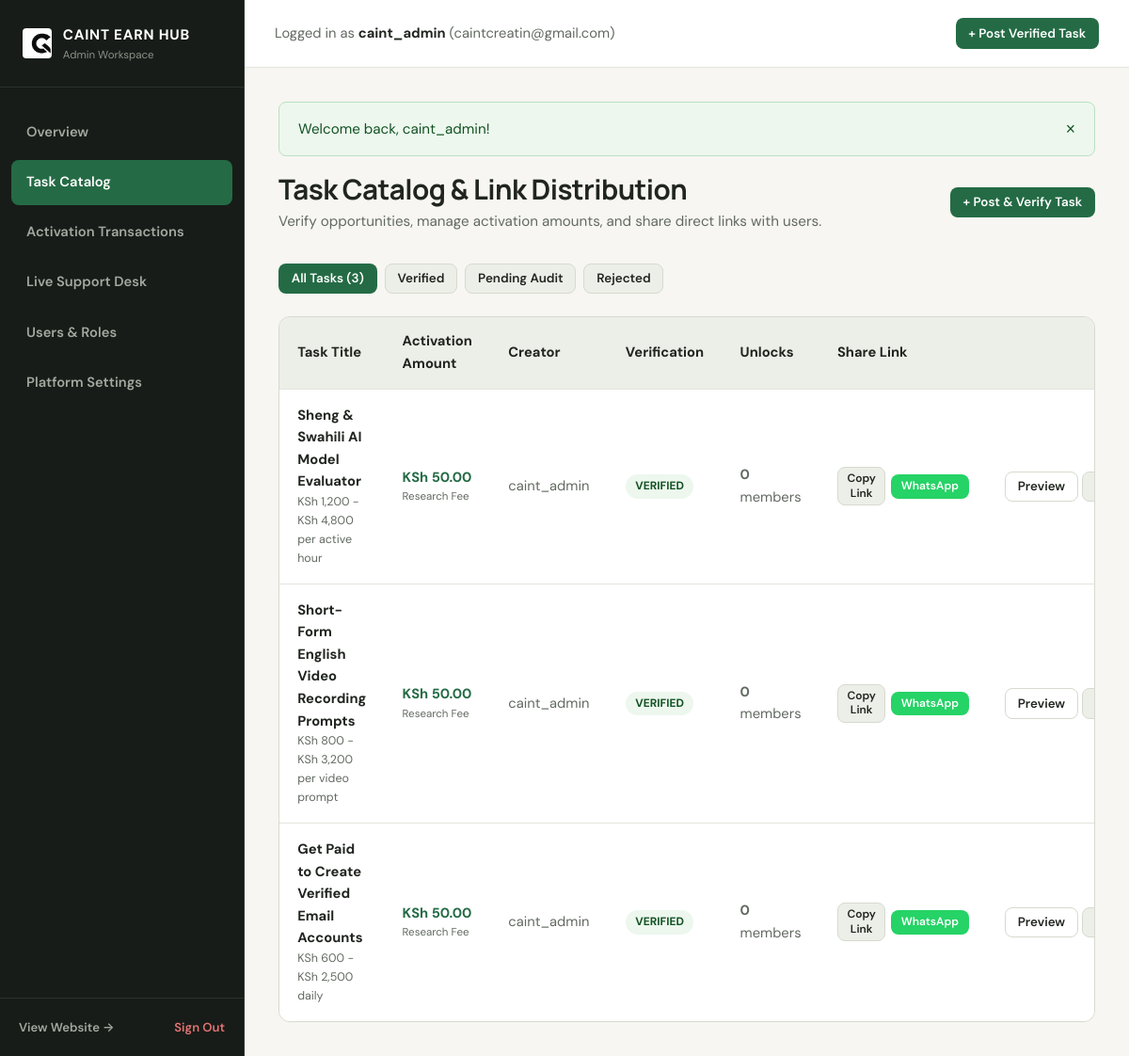
The page /admin/platforms.php (signed in) on the database its author committed.
### tables this page shows
CREATE TABLE IF NOT EXISTS user_profiles (
    user_id INT PRIMARY KEY,
    display_name VARCHAR(150) NOT NULL,
    headline VARCHAR(255) NULL,
    bio TEXT NULL,
    skills TEXT NULL,
    location VARCHAR(100) NULL DEFAULT 'Nairobi, Kenya',
    portfolio_url VARCHAR(255) NULL,
    avatar_url VARCHAR(255) NULL,
    availability VARCHAR(100) NULL DEFAULT 'Available now',
    hourly_rate DECIMAL(10,2) NULL DEFAULT 0.00,
    is_public TINYINT(1) NOT NULL DEFAULT 1,
    payout_method VARCHAR(50) NULL DEFAULT 'M-Pesa',
    payout_details VARCHAR(255) NULL,
    payment_proof VARCHAR(255) NULL,
    created_at DATETIME NOT NULL DEFAULT CURRENT_TIMESTAMP,
    updated_at DATETIME NOT NULL DEFAULT CURRENT_TIMESTAMP ON UPDATE CURRENT_TIMESTAMP,
    FOREIGN KEY (user_id) REFERENCES users(id) ON DELETE CASCADE
);

CREATE TABLE IF NOT EXISTS users (
    id INT AUTO_INCREMENT PRIMARY KEY,
    role ENUM('worker', 'client', 'admin') NOT NULL DEFAULT 'worker',
    email VARCHAR(191) NOT NULL UNIQUE,
    username VARCHAR(100) NOT NULL UNIQUE,
    password_hash VARCHAR(255) NOT NULL,
    phone VARCHAR(30) NULL,
    status ENUM('active', 'suspended', 'pending') NOT NULL DEFAULT 'active',
    reset_token VARCHAR(100) NULL,
    reset_token_expiry DATETIME NULL,
    created_at DATETIME NOT NULL DEFAULT CURRENT_TIMESTAMP,
    updated_at DATETIME NOT NULL DEFAULT CURRENT_TIMESTAMP ON UPDATE CURRENT_TIMESTAMP,
    INDEX idx_user_role (role),
    INDEX idx_user_status (status)
);

CREATE TABLE IF NOT EXISTS platforms (
    id INT AUTO_INCREMENT PRIMARY KEY,
    slug VARCHAR(191) NOT NULL UNIQUE,
    title VARCHAR(200) NOT NULL,
    category_id INT NOT NULL,
    user_id INT NOT NULL,
    short_desc TEXT NOT NULL,
    full_desc LONGTEXT NOT NULL,
    requirements TEXT NULL,
    steps_guide TEXT NULL,
    earning_potential VARCHAR(150) NOT NULL DEFAULT 'KSh 1,500 - KSh 4,500 / task',
    payout_method VARCHAR(150) NOT NULL DEFAULT 'M-Pesa, PayPal, Bank',
    payout_proofs JSON NULL,
    logo_image VARCHAR(255) NULL,
    task_image VARCHAR(255) NULL,
    work_type ENUM('Remote', 'Hybrid', 'On-site') NOT NULL DEFAULT 'Remote',
    token_price DECIMAL(10,2) NOT NULL DEFAULT 50.00,
    access_url VARCHAR(255) NOT NULL,
    verification_status ENUM('verified', 'pending', 'rejected') NOT NULL DEFAULT 'verified',
    listing_status ENUM('open', 'closed', 'waitlist') NOT NULL DEFAULT 'open',
    views_count INT NOT NULL DEFAULT 0,
    unlocks_count INT NOT NULL DEFAULT 0,
    created_at DATETIME NOT NULL DEFAULT CURRENT_TIMESTAMP,
    updated_at DATETIME NOT NULL DEFAULT CURRENT_TIMESTAMP ON UPDATE CURRENT_TIMESTAMP,
    INDEX idx_category (category_id),
    INDEX idx_verification (verification_status),
    INDEX idx_listing_status (listing_status),
    FOREIGN KEY (category_id) REFERENCES categories(id) ON DELETE RESTRICT,
    FOREIGN KEY (user_id) REFERENCES users(id) ON DELETE CASCADE
);

### includes/functions.php (called while the page is built, shortened)
<?php
function e(?string $value): string {
    return htmlspecialchars($value ?? '', ENT_QUOTES, 'UTF-8');
}
function baseAppUrl(): string {
    static $base = null;
    if ($base === null) {
        $env = getenv('APP_URL');
        if ($env !== false && $env !== '') {
            $base = rtrim($env, '/');
        } else {
            $script = str_replace('\\', '/', $_SERVER['SCRIPT_NAME'] ?? '');
            $dir = dirname($script);
            $dir = preg_replace('#/(admin|dashboard|api|includes).*$#', '', $dir);
            $base = ($dir === '/' || $dir === '.' || $dir === '') ? '' : rtrim($dir, '/');
        }
    }
    return $base;
}
function formatKsh($amount): string {
    return 'KSh ' . number_format((float)$amount, 2);
}
function getFlash(): ?array {
    if (!empty($_SESSION['flash'])) {
        $flash = $_SESSION['flash'];
        return $flash;
    }
    return null;
}
function currentUser(): ?array {
    static $cachedUser = null;
    if ($cachedUser === null) {
        $db = getDb();
        $stmt = $db->prepare("
            SELECT u.*, p.display_name, p.headline, p.bio, p.avatar_url, p.location
            FROM users u
            LEFT JOIN user_profiles p ON u.id = p.user_id
            WHERE u.id = ? AND u.status = 'active'
            LIMIT 1
        ");
        $stmt->execute([$_SESSION['user_id']]);
        $cachedUser = $stmt->fetch() ?: null;
    }
    return $cachedUser;
}
function requireLogin(string $redirectTo = 'login.php'): array {
    $user = currentUser();
    return $user;
}
function requireRole($roles, string $redirectTo = 'login.php'): array {
    $user = requireLogin($redirectTo);
    $allowed = (array)$roles;
    return $user;
}

### admin/platforms.php (the view, shortened to what this page needs)
<?php
require_once __DIR__ . '/../includes/functions.php';
$adminNav = 'platforms';
$db = getDb();
$statusFilter = trim($_GET['status'] ?? '');
$sql = "
    SELECT p.*, u.username AS creator_username,
           (SELECT COUNT(*) FROM unlock_transactions t WHERE t.platform_id = p.id AND t.status = 'completed') AS paid_unlocks,
           (SELECT COUNT(*) FROM applications a WHERE a.platform_id = p.id) AS app_count
    FROM platforms p
    JOIN users u ON p.user_id = u.id
";
$params = [];
$sql .= " ORDER BY p.id DESC";
$stmt = $db->prepare($sql);
$stmt->execute($params);
$platforms = $stmt->fetchAll();
require_once __DIR__ . '/header.php';
?>
<div class="page-title-row">
    <div>
        <h1 style="font-size: 1.85rem; margin-bottom: 0.25rem;">Task Catalog &amp; Link Distribution</h1>
        <p style="color: var(--text-secondary); font-size: 0.95rem;">
            Verify opportunities, manage activation amounts, and share direct links with users.
        </p>
    </div>
    <div>
        <a href="<?= $appUrl ?>/admin/platform_edit.php" class="btn btn-primary btn-sm">+ Post &amp; Verify Task</a>
    </div>
</div>
<div style="display: flex; gap: 0.5rem; margin-bottom: 1.5rem; flex-wrap: wrap;">
    <a href="platforms.php" class="btn btn-sm <?= empty($statusFilter) ? 'btn-primary' : 'btn-secondary' ?>">All Tasks (<?= count($platforms) ?>)</a>
    <a href="platforms.php?status=verified" class="btn btn-sm <?= $statusFilter === 'verified' ? 'btn-primary' : 'btn-secondary' ?>">Verified</a>
    <a href="platforms.php?status=pending" class="btn btn-sm <?= $statusFilter === 'pending' ? 'btn-primary' : 'btn-secondary' ?>">Pending Audit</a>
    <a href="platforms.php?status=rejected" class="btn btn-sm <?= $statusFilter === 'rejected' ? 'btn-primary' : 'btn-secondary' ?>">Rejected</a>
</div>
<div class="table-responsive">
    <table class="data-table">
        <thead>
            <tr>
                <th>Task Title</th>
                <th>Activation Amount</th>
                <th>Creator</th>
                <th>Verification</th>
                <th>Unlocks</th>
                <th>Share Link</th>
                <th style="text-align: right;">Actions</th>
            </tr>
        </thead>
        <tbody>
            <?php if (empty($platforms)): ?>
                <tr><td colspan="7" style="text-align: center; color: var(--text-secondary);">No tasks found.</td></tr>
            <?php else: ?>
                <?php foreach ($platforms as $p): ?>
                    <?php
                        $directUrl = $appUrl . '/platform.php?id=' . urlencode($p['slug']);
                        $waText = urlencode("Verified paying task on CAINT EARN HUB: " . $p['title'] . " - " . $directUrl);
                    ?>
                    <tr>
                        <td>
                            <strong style="color: var(--text-primary);"><?= e($p['title']) ?></strong>
                            <div style="font-size: 0.78rem; color: var(--text-secondary);">
                                <?= e($p['earning_potential']) ?>
                            </div>
                        </td>
                        <td>
                            <strong style="color: var(--accent);"><?= formatKsh($p['token_price']) ?></strong>
                            <div style="font-size: 0.72rem; color: var(--text-secondary);">Research Fee</div>
                        </td>
                        <td><?= e($p['creator_username']) ?></td>
                        <td>
                            <span class="status-pill status-<?= e($p['verification_status']) ?>">
                                <?= ucfirst(e($p['verification_status'])) ?>
                            </span>
                        </td>
                        <td><strong><?= (int)$p['paid_unlocks'] ?></strong> members</td>
                        <td>
                            <div style="display: flex; gap: 0.35rem; align-items: center;">
                                <button type="button" class="btn btn-secondary btn-sm" style="font-size: 0.75rem; padding: 0.25rem 0.6rem;" onclick="navigator.clipboard.writeText('<?= $directUrl ?>'); alert('Task URL copied!');">
                                    Copy Link
                                </button>
                                <a href="https://wa.me/?text=<?= $waText ?>" target="_blank" rel="noopener" class="btn btn-whatsapp btn-sm" style="font-size: 0.75rem; padding: 0.25rem 0.6rem;">
                                    WhatsApp
                                </a>
                            </div>
                        </td>
                        <td style="text-align: right; white-space: nowrap;">
                            <a href="<?= $directUrl ?>" target="_blank" class="btn btn-outline btn-sm">Preview</a>
                            <a href="platform_edit.php?id=<?= $p['id'] ?>" class="btn btn-secondary btn-sm">Edit</a>
                        </td>
                    </tr>
                <?php endforeach; ?>
            <?php endif; ?>
        </tbody>
    </table>
</div>
<?php require_once __DIR__ . '/footer.php'; ?>

### admin/header.php (shortened to what this page needs)
<?php
require_once __DIR__ . '/../includes/functions.php';
$admin = requireRole('admin', 'login.php');
$appUrl = baseAppUrl();
$adminNav = $adminNav ?? 'dashboard';
?>
<!DOCTYPE html>
<html lang="en">
<head>
    <link rel="stylesheet" href="<?= $appUrl ?>/assets/css/main.css">
    <link rel="stylesheet" href="<?= $appUrl ?>/assets/css/admin.css">
</head>
<body>
<div class="admin-layout">
    <aside class="admin-sidebar">
        <div class="sidebar-brand">
            <img src="<?= $appUrl ?>/assets/images/logo.png" alt="CAINT" style="height: 32px; width: auto; border-radius: var(--radius-sm);">
            <div>
                <strong style="color: #FFFFFF; font-size: 0.95rem; letter-spacing: 0.05em;">CAINT EARN HUB</strong>
                <div style="font-size: 0.72rem; color: #8A9289;">Admin Workspace</div>
            </div>
        </div>
        <ul class="sidebar-nav">
            <li>
                <a href="<?= $appUrl ?>/admin/index.php" class="sidebar-link <?= $adminNav === 'dashboard' ? 'active' : '' ?>">
                    <span>Overview</span>
                </a>
            </li>
            <li>
                <a href="<?= $appUrl ?>/admin/platforms.php" class="sidebar-link <?= $adminNav === 'platforms' ? 'active' : '' ?>">
                    <span>Task Catalog</span>
                </a>
            </li>
            <li>
                <a href="<?= $appUrl ?>/admin/transactions.php" class="sidebar-link <?= $adminNav === 'transactions' ? 'active' : '' ?>">
                    <span>Activation Transactions</span>
                </a>
            </li>
            <li>
                <a href="<?= $appUrl ?>/admin/support_desk.php" class="sidebar-link <?= $adminNav === 'support' ? 'active' : '' ?>">
                    <span>Live Support Desk</span>
                </a>
            </li>
            <li>
                <a href="<?= $appUrl ?>/admin/users.php" class="sidebar-link <?= $adminNav === 'users' ? 'active' : '' ?>">
                    <span>Users &amp; Roles</span>
                </a>
            </li>
            <li>
                <a href="<?= $appUrl ?>/admin/settings.php" class="sidebar-link <?= $adminNav === 'settings' ? 'active' : '' ?>">
                    <span>Platform Settings</span>
                </a>
            </li>
        </ul>
        <div class="sidebar-footer">
            <a href="<?= $appUrl ?>/index.php" target="_blank" style="color: #A2A9A0; font-size: 0.82rem; font-weight: 600;">View Website &rarr;</a>
            <a href="<?= $appUrl ?>/logout.php" style="color: #E57373; font-size: 0.82rem; font-weight: 600;">Sign Out</a>
        </div>
    </aside>
    <div class="admin-main">
        <header class="admin-topbar">
            <div style="font-size: 0.92rem; color: var(--text-secondary);">
                Logged in as <strong style="color: var(--text-primary);"><?= e($admin['username']) ?></strong> (<?= e($admin['email']) ?>)
            </div>
            <div style="display: flex; gap: 1rem; align-items: center;">
                <a href="<?= $appUrl ?>/admin/platform_edit.php" class="btn btn-primary btn-sm">+ Post Verified Task</a>
            </div>
        </header>
        <div class="admin-content">
            <?php $flash = getFlash(); if ($flash): ?>
                <div class="alert alert-<?= e($flash['type']) ?>" role="alert">
                    <span><?= e($flash['message']) ?></span>
                    <button type="button" onclick="this.parentElement.remove()" style="background:none; border:none; cursor:pointer; font-size:1.1rem; color:inherit;">&times;</button>
                </div>
            <?php endif; ?>

### assets/css/main.css (style rules this page uses)
:root { --bg-primary: #F7F6F2; --surface-main: #FFFFFF; --surface-subtle: #ECEFE8; --surface-dark: #171C18; --text-primary: #20251F; --text-secondary: #626A61; --text-muted: #8A9289; --text-on-dark: #F7F6F2; --accent: #246B45; --accent-hover: #194F33; --accent-light: #E7F3EC; --accent-border: #97C7AA; --success: #1E7E34; --warning: #B45309; --danger: #B91C1C; --info: #0369A1; --divider: #E2E5DD; --border-light: #D6DACE; --border-focus: #246B45; --font-heading: 'Manrope', -apple-system, BlinkMacSystemFont, 'Segoe UI', Roboto, sans-serif; --font-body: 'DM Sans', -apple-system, BlinkMacSystemFont, 'Segoe UI', Roboto, sans-serif; --radius-sm: 4px; --radius-md: 8px; --radius-lg: 12px; --radius-full: 9999px; --shadow-sm: 0 1px 2px rgba(0, 0, 0, 0.05); --shadow-md: 0 4px 12px rgba(0, 0, 0, 0.06); --shadow-lg: 0 10px 25px rgba(0, 0, 0, 0.08); --container-max: 1240px; --header-height: 72px; }
*, *::before, *::after { box-sizing: border-box; margin: 0; padding: 0; }
html { font-size: 16px; scroll-behavior: smooth; -webkit-text-size-adjust: 100%; }
body { background-color: var(--bg-primary); color: var(--text-primary); font-family: var(--font-body); font-size: 1rem; line-height: 1.6; min-height: 100vh; display: flex; flex-direction: column; }
h1, h2, h3, h4, h5, h6 { font-family: var(--font-heading); color: var(--text-primary); font-weight: 700; line-height: 1.25; letter-spacing: -0.02em; }
p { margin-bottom: 1rem; }
p:last-child { margin-bottom: 0; }
a { color: var(--accent); text-decoration: none; transition: color 0.15s ease; }
img { max-width: 100%; height: auto; display: block; }
.btn { display: inline-flex; align-items: center; justify-content: center; gap: 0.5rem; font-family: var(--font-body); font-weight: 600; font-size: 0.92rem; padding: 0.65rem 1.25rem; border-radius: var(--radius-md); border: 1px solid transparent; cursor: pointer; transition: all 0.18s ease-in-out; text-align: center; line-height: 1.3; }
.btn-primary { background-color: var(--accent); color: #FFFFFF; }
.btn-secondary { background-color: var(--surface-subtle); color: var(--text-primary); border-color: var(--border-light); }
.btn-outline { background-color: transparent; border-color: var(--border-light); color: var(--text-primary); }
.btn-whatsapp { background-color: #25D366; color: #FFFFFF; }
.btn-sm { padding: 0.4rem 0.8rem; font-size: 0.84rem; }
.alert { padding: 1rem 1.25rem; border-radius: var(--radius-md); border: 1px solid; margin-bottom: 1rem; font-size: 0.95rem; display: flex; align-items: center; justify-content: space-between; }
.alert-success { background-color: #EDF7EE; border-color: #BBE0C3; color: #135223; }
.table-responsive { overflow-x: auto; background-color: var(--surface-main); border: 1px solid var(--border-light); border-radius: var(--radius-lg); }
.data-table { width: 100%; border-collapse: collapse; text-align: left; font-size: 0.92rem; }
.data-table th { background-color: var(--surface-subtle); padding: 0.9rem 1.2rem; font-weight: 700; color: var(--text-primary); border-bottom: 1px solid var(--divider); }
.data-table td { padding: 1rem 1.2rem; border-bottom: 1px solid var(--divider); color: var(--text-secondary); }
.data-table tr:last-child td { border-bottom: none; }

### rows shown on the page
user_profiles: user_id.username "caint_admin", user_id.email "caintcreatin@gmail.com"
platforms: title "Sheng & Swahili AI Model Evaluator", earning_potential "KSh 1,200 - KSh 4,800 per active hour", token_price "KSh 50.00", user.username "caint_admin", verification_status "VERIFIED", paid_unlocks "0"
platforms: title "Short-Form English Video Recording Prompts", earning_potential "KSh 800 - KSh 3,200 per video prompt", token_price "KSh 50.00", user.username "caint_admin", verification_status "VERIFIED", paid_unlocks "0"
platforms: title "Get Paid to Create Verified Email Accounts", earning_potential "KSh 600 - KSh 2,500 daily", token_price "KSh 50.00", user.username "caint_admin", verification_status "VERIFIED", paid_unlocks "0"

### other values the page prints
$flash['message'] "Welcome back, caint_admin!"
count($platforms) "3"
